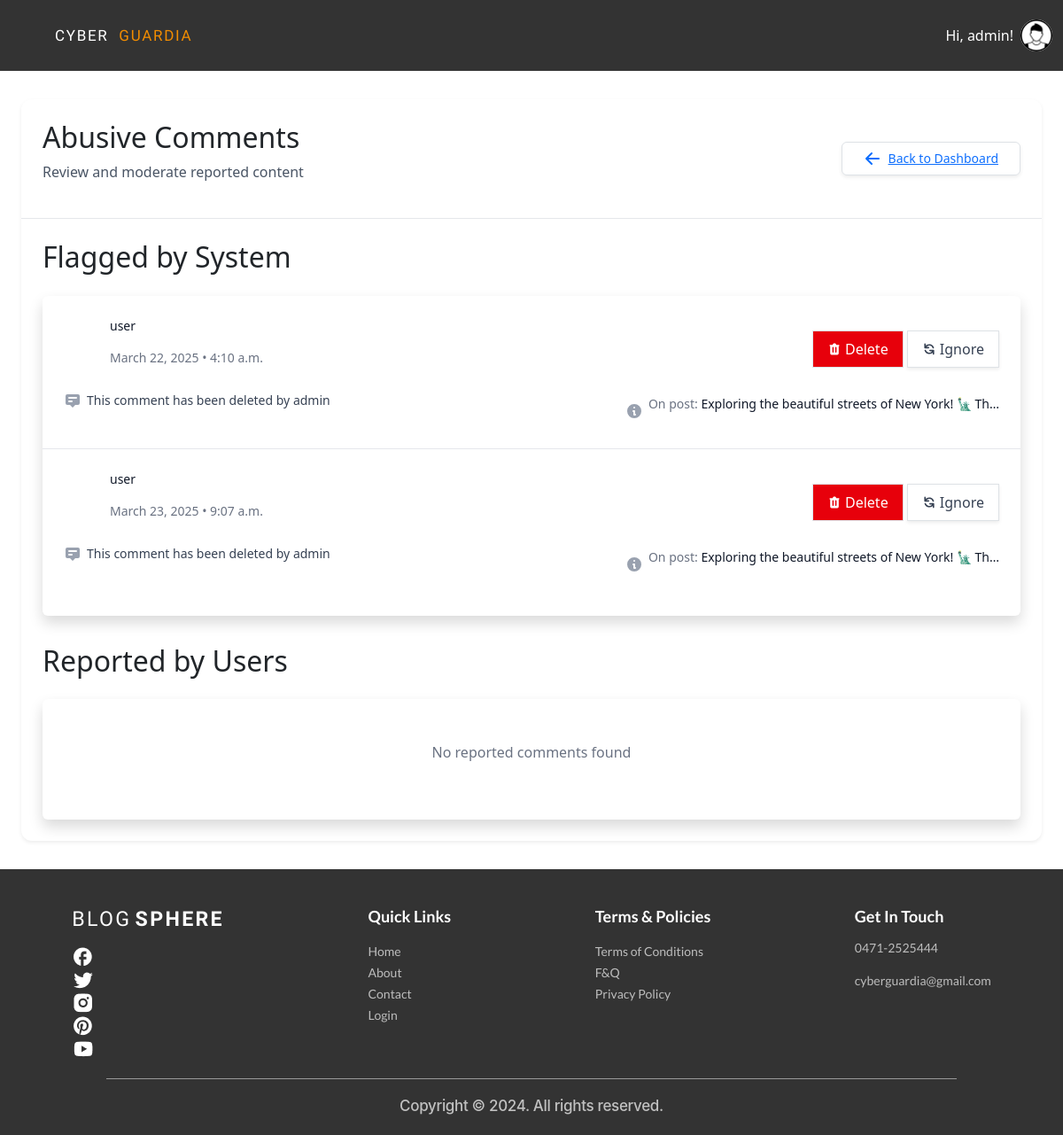
Before: /admin_panel/abusive-comments/ (signed in) with the older database file.
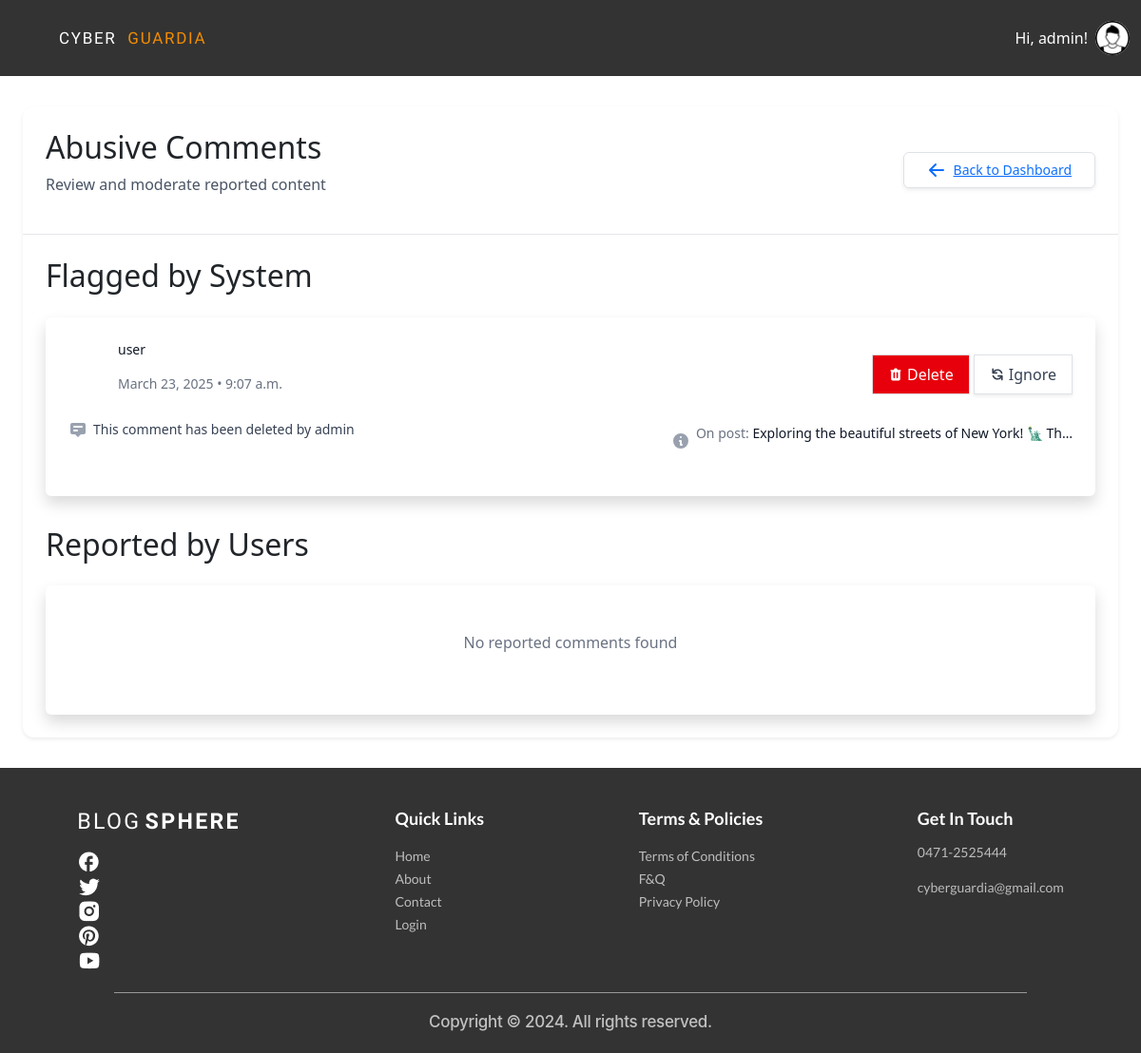
After: the same page with the newer database file.
### posts/models.py (models this page shows, shortened)
class Comment(models.Model):
    user = models.ForeignKey(User, on_delete=models.CASCADE)
    post = models.ForeignKey(Post, on_delete=models.CASCADE, related_name="comments")
    text = models.TextField()
    created_at = models.DateTimeField(auto_now_add=True)
    flagged = models.BooleanField(default=False)
    reported = models.BooleanField(default=False)

class Post(models.Model):
    user = models.ForeignKey(User, on_delete=models.CASCADE)
    content = models.TextField(blank=True)
    location = models.CharField(max_length=255, blank=True)
    image = models.ImageField(upload_to='post_images/', blank=True, null=True)
    created_at = models.DateTimeField(auto_now_add=True)

### account/models.py (models this page shows)
class User(AbstractUser):
    USER_TYPE_CHOICES = (
        ('normal', 'Normal User'),
        ('advertiser', 'Advertiser'),
    )
    user_type = models.CharField(max_length=20, choices=USER_TYPE_CHOICES, default='normal')

### admin_panel/views.py (the view)
# urls.py: path('abusive-comments/', views.abusive_comments, name='abusive_comments'),
@never_cache
@user_passes_test(is_admin)
@login_required
def abusive_comments(request):
    flagged_comments = Comment.objects.filter(flagged=True)
    reported_comments = Comment.objects.filter(reported=True)
    return render(request, 'admin_panel/abusive_comments.html', {'flagged_comments': flagged_comments, 'reported_comments': reported_comments})

### admin_panel/views.py (called while the page is built)
def is_admin(user):
    return user.is_superuser

### admin_panel/templates/admin_panel/abusive_comments.html (shortened to what the changed rows need)
{% extends 'base.html' %}
{% block content %}
<div class="max-w-7xl mx-auto px-4 sm:px-6 lg:px-8 py-8">
    <div class="bg-white dark:bg-gray-800 rounded-xl shadow-sm overflow-hidden">
        <div class="p-6 border-b border-gray-200 dark:border-gray-700 flex justify-between items-center">
            <div>
                <h2 class="text-2xl font-bold text-gray-900 dark:text-white">Abusive Comments</h2>
            </div>
        </div>
        <div class="p-6">
            <div class="mb-8">
                <h2 class="text-xl font-semibold text-gray-900 dark:text-white mb-4">Flagged by System</h2>
                <div class="bg-white dark:bg-gray-800 shadow overflow-hidden sm:rounded-md">
                    <ul class="divide-y divide-gray-200 dark:divide-gray-700">
                        {% for comment in flagged_comments %}
                        <li>
                            <div class="px-4 py-4 sm:px-6">
                                <div class="flex items-center justify-between">
                                    <div class="flex items-center">
                                        <div class="h-10 w-10 rounded-full bg-primary-500 flex items-center justify-center text-white font-semibold mr-3">
                                        </div>
                                        <div>
                                            <p class="text-sm font-medium text-gray-900 dark:text-white">{{ comment.user.username }}</p>
                                            <p class="text-sm text-gray-500 dark:text-gray-400">
                                                {{ comment.created_at|date:"F j, Y • g:i a" }}
                                            </p>
                                        </div>
                                    </div>
                                    <div>
                                        <form action="{% url 'delete_comment' comment.id %}" method="POST" class="inline-block">
                                            <button type="submit" class="inline-flex items-center px-3 py-2 border border-transparent text-sm leading-4 font-medium rounded-md text-white bg-red-600 hover:bg-red-700 focus:outline-none focus:ring-2 focus:ring-offset-2 focus:ring-red-500">
                                                Delete
                                            </button>
                                        </form>
                                        <button class="ml-2 inline-flex items-center px-3 py-2 border border-gray-300 dark:border-gray-600 shadow-sm text-sm leading-4 font-medium rounded-md text-gray-700 dark:text-gray-300 bg-white dark:bg-gray-800 hover:bg-gray-50 dark:hover:bg-gray-700 focus:outline-none focus:ring-2 focus:ring-offset-2 focus:ring-primary-500">
                                            Ignore
                                        </button>
                                    </div>
                                </div>
                                <div class="mt-2 sm:flex sm:justify-between">
                                    <div class="sm:flex">
                                        <p class="flex items-center text-sm text-gray-700 dark:text-gray-300">
                                            {{ comment.text }}
                                        </p>
                                    </div>
                                    <div class="mt-2 flex items-center text-sm text-gray-500 dark:text-gray-400 sm:mt-0">
                                        <p>
                                            On post: <span class="text-gray-900 dark:text-gray-200 font-medium">{{ comment.post.content|truncatechars:50 }}</span>
                                        </p>
                                    </div>
                                </div>
                            </div>
                        </li>
                        {% empty %}
                        <li class="px-4 py-5 sm:px-6 text-center text-gray-500 dark:text-gray-400">
                            No flagged comments found
                        </li>
                        {% endfor %}
                    </ul>
                </div>
            </div>
            <div>
                <h2 class="text-xl font-semibold text-gray-900 dark:text-white mb-4">Reported by Users</h2>
            </div>
        </div>
    </div>
</div>
{% endblock %}

Changed rows visible on the page:
removed Comment: user.username "user", created_at "March 22, 2025 • 4:10 a.m.", text "This comment has been deleted by admin", post.content "Exploring the beautiful streets of New York! 🗽 Th…"
